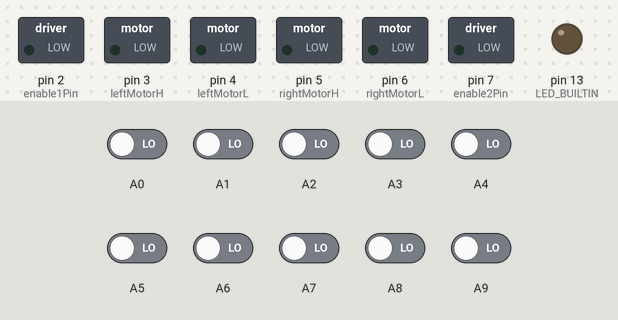
Simulated run of this sketch. Board: Arduino Mega 2560, built with avr-gcc and run on an emulated ATmega2560. On the bench: switched loads named in the sketch (green lamp = pin HIGH), output pins drawn as LEDs (lit = HIGH). The inputs (shaded band) are chosen by the test bench; at power-on: A0–9 LOW. What the sketch prints to the serial monitor is not drawn.

Above: at 0.1 s.
At 0.6 s:
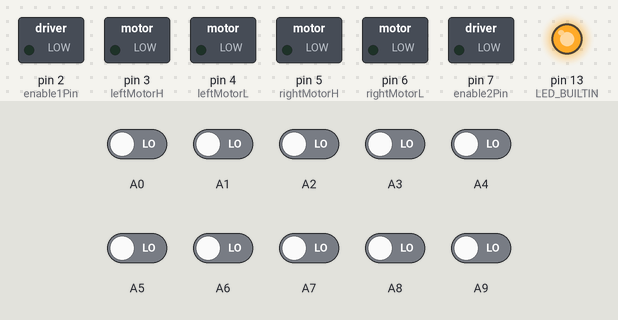
At 9.2 s:
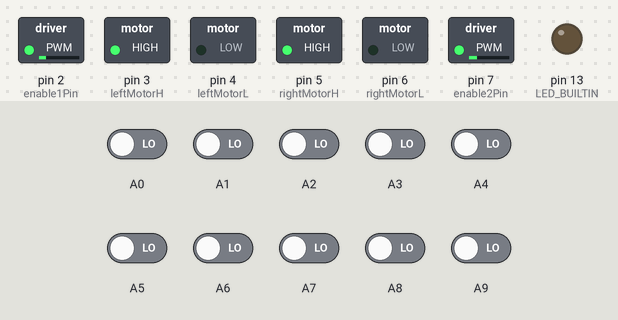
9.3 s: A0 driven HIGH
Timing chart, 0 to 12.3 s (numbered marks = the images above; inputs shaded):
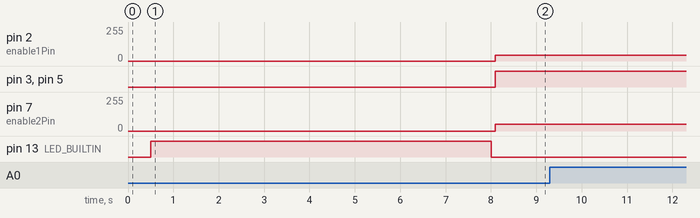

Measured:
- after the input at 9.3 s, every drawn part: stays the same

The sketch:

MEGA_LFR.ino
```cpp
#include <QTRSensors.h>
#define kp 0.01  // find the best value speed controll
#define ki 0
#define kd 0.001
//int kp,ki,kd;
int leftMotorH =3;
int leftMotorL =4;
int enable1Pin =2;
int rightMotorH =5;
int rightMotorL = 6;
int enable2Pin = 7;
float thres=300;
//int LED_BUILTIN=13;
uint16_t Position;
float motor_speed,speed=70,left_motor_speed,right_motor_speed,MaxSpeed=120;
  int error,last_error=0;
// Setting PWM properties
// const int freq = 30000;
// const int pwmChannel = 0;
// const int pwmChannel2 = 1;
// const int resolution = 8;
// int dutyCycle = 200;
String a;
int threshold_value[12];
/* Fill in information from Blynk Device Info here */


// Your WiFi credentials.
// Set password to "" for open networks.


QTRSensors qtr;

const uint8_t SensorCount = 10;
uint16_t sensorValues[SensorCount];
//int LED_BUILTIN=2;
void setup()
{
  Calibration();
  motor_setup();//digitalWrite(35,1);
}

void loop()
{
 // String s;Serial.print(Position);
  //Run(1,255,1);
  a = "0000000000";
  Read_Values();
  Position = qtr.readLineBlack(sensorValues);
   Serial.print(error);
/*if(last_error<500 && error<2000 && a[0]=='0' && a[9]=='1'){
  turn_30_R();Serial.print("30 D");
}


   /********************** 90 degree R *****************************/
   if((a[9]=='1' && a[8]=='1')&&(a[0]=='0'&& a[1]=='0')){
   // Run(1, 50, 1);  //left
    //Run(2, 50, 1);  //right
    //delay(250);wait();delay(20);
    right_90();
  }
  /********************** 90 degree L *****************************/
  else if((a[0]=='1' && a[1]=='1')&&(a[9]=='0'&& a[8]=='0')){
    /*Run(1, 50, 1);  //left
    Run(2, 50, 1);  //right
    delay(100);wait();delay(20);*/
    left_90();
  }
  else if(a=="1111111111"){
    Run(1, 44, 1);  //left
    Run(2, 50, 1);  //right
    delay(50);
    Read_Values();
    if(a="1111111111"){
      Run(1, 0, 1);  //left
      Run(2, 0, 1);
      delay(1000000000);
    }
    else{
      right_90();
    }
    //delay(1000000000);//wait();delay(20);*/
    //left_90();
  }
  else if(a=="0000000000"){
    Run(1, 44, 1);  //left
    Run(2, 50, 1);  //right
    delay(50);//wait();delay(20);*/
    //left_90();
  }
  /********************** 30 degree L *****************************
  else if(a[0]=='1' && a[9]=='0'){        //30 degree L
    for(int i=0;i<=500;i++){
      pid();
      Position = qtr.readLineBlack(sensorValues);
      if(Position==0 || Position==9000){
        left_90();break;
      }
    }
  }
  /********************** 30 degree R *****************************
  else if(a[9]=='1' && a[0]=='0'){
    for(int i=0;i<=1500;i++){
      pid();
      uint16_t Position = qtr.readLineBlack(sensorValues);
      if(Position==0 || Position==9000){
        right_90();break;
      }
    }
  }
   /********************** 30 degree R NEW*****************************
  else if(a[9]=='1' && a[0]=='0'){
    turn_30_R();
      }
    }
  }
  /**********************all white*****************************
  else if((a[9]=='0' && a[8]=='0'&& a[5]=='0')&&(a[4]=='0'&& a[1]=='0' && a[0]=='0')){
    right_90();
  }
  else{
    pid();
  }
*/
else
  pid();


  /*if((a[9]=='1' || a[8]=='1'||a[7]=='1') && (a[0]=='0'||a[1]=='0') ){
   // wait();delay(50);
    right_90();Serial.println("  90 DR");//R
  }
  else if((a[0]=='1' || a[1]=='1'||a[2]=='1') && (a[9]=='0'||a[8]=='0') ){
   // wait();delay(50);
    left_90();Serial.println("  90 DL");//R
  }
  /*if((a[0]=='1' && a[1]=='1'||a[2]=='1') && (a[9]=='1' && a[8]=='1') && ){
   // wait();delay(50);
    left_90();Serial.println("  90 DL");//R
  }
 /* else if(a="0111000011"){

    right_30();Serial.println("  90 DR");
  }*/
  /*if(a[9]=='1' && a[8]=='1' && a[7]=='1'&& a[6]=='1'&&a[0]=='0'){
   // wait();delay(50);
    right_90();Serial.println("  90 DR");//R
  }
 /* else if(a[8]=='1' && a[7]=='1' && a[7]=='1'&& a[3]=='1'&&a[0]=='1'){
   // wait();delay(50);
    right_90();Serial.println("  90 DR");//R
  }
 /* else if(a[9]=='1' && a[8]=='1' && a[7]=='1'&& a[6]=='1'&& a[0]=='0'){
   // wait();delay(50);
    right_90();Serial.println("  90 DR");//R
  }*/
  /*else if(a[9]=='1' &&a[0]=='0'){
    Run(1,100,1);
    Run(2,100,1);delay(300);
    right_90();Serial.println("  30 DL");//R
  }*/
  /*
  else if(a[0]=='1' || a[1]=='1' || a[2]=='1'){
    left_90();Serial.println("  90 DL");//L
  }
 /* else if(a[0]=='1' && a[9]=='0'){
    Run(1,100,1);
    Run(2,100,1);delay(300);
    left_90();Serial.println("  30 DL");//L
  }*/
  /*else if(a=="0000000000"){
    Run(1,100,1);
    Run(2,100,1);delay(20);
    uint16_t Position = qtr.readLineBlack(sensorValues);
    //if(Position > 4000 && Position < 5000) break;
    //u_turn();
  }*/
  /*else{
    pid();  Serial.println(thres);
  }
 //pid();
 /*if((a[9] == '1' && a[8] == '1')||(a[9] == '1')){
  right_90();
}
else if((a[0] == '1' && a[1] == '1')||(a[0] == '1')){
  left_90();
}
  else {

    pid();
  }*/
  //pid();
}


void motor_setup(){
  pinMode(leftMotorH, OUTPUT);
  pinMode(leftMotorL, OUTPUT);
  pinMode(enable1Pin, OUTPUT);
  pinMode(rightMotorH, OUTPUT);
  pinMode(rightMotorL, OUTPUT);
  pinMode(enable2Pin, OUTPUT);
  // configure LED PWM functionalitites
  // ledcSetup(pwmChannel, freq, resolution);
  // ledcSetup(pwmChannel2, freq, resolution);
  // // attach the channel to the GPIO to be controlled
  // ledcAttachPin(enable1Pin, pwmChannel);
  // ledcAttachPin(enable2Pin, pwmChannel2);
}
```

IR.ino
```cpp
//Funtion
void Calibration(){
    qtr.setTypeRC();
  qtr.setSensorPins((const uint8_t[]){A9,A8,A7,A6,A5,A4,A3,A2,A1,A0}, SensorCount);
  //qtr.setEmitterPin(15);
//23,22,21,19,18,5,17,1,3,15
  delay(500);
  pinMode(LED_BUILTIN, OUTPUT);
  digitalWrite(LED_BUILTIN, HIGH);

  for (uint16_t i = 1; i <= 300; i++)
  {
    qtr.calibrate();
  }
  digitalWrite(LED_BUILTIN, LOW);


  Serial.begin(9600);
  for (uint8_t i = 0; i < SensorCount; i++)
  {
    Serial.print(qtr.calibrationOn.minimum[i]);
    Serial.print(' ');//x=qtr.calibrationOn.minimum[i];
  }
  Serial.println();
  for (uint8_t i = 0; i < SensorCount; i++)
  {
    Serial.print(qtr.calibrationOn.maximum[i]);
    Serial.print(' ');//y=qtr.calibrationOn.maximum[i];
  }
  for(int i=0;i<SensorCount;i++)
  {
    threshold_value[i]=(qtr.calibrationOn.minimum[i]+qtr.calibrationOn.maximum[i])/2;
    Serial.print(threshold_value[i]);Serial.print("  ");
  }

  /*Serial.println();
  Serial.println();
  delay(1000);*/
}

//Funtion

int Read_Values(){
  Position = qtr.readLineBlack(sensorValues);  Serial.print(Position);Serial.print('\t');
 // uint16_t position_white = qtr.readLineWhite(sensorValues);

  for (uint8_t i = 0; i < SensorCount; i++)
  {
    if (sensorValues[i] >threshold_value[i] ) //
      a[i] = '1';
    else a[i] = '0';
   // Serial.print(sensorValues[i]);
    //
  }//Serial.println(a);
//Serial.print("  ");
  //Serial.print(position_white);

}
```

PID.ino
```cpp
void pid(){

  uint16_t position_black = qtr.readLineBlack(sensorValues);

  error=position_black-4500;
  float P=error;
  float I=I+error;
  float D=error-last_error;
  last_error=error;
  motor_speed = kp * P + ki * I + kd * D;
  left_motor_speed=speed+motor_speed;
  right_motor_speed=speed-motor_speed;
  if (right_motor_speed > MaxSpeed) right_motor_speed = MaxSpeed;  // prevent the motor from going beyond max speed
  if (left_motor_speed > MaxSpeed) left_motor_speed = MaxSpeed;    // prevent the motor from going beyond max speed
  if (right_motor_speed < 0) right_motor_speed = 0;
  if (left_motor_speed < 0) left_motor_speed = 0;
 /*Serial.print("    ");
  Serial.print(left_motor_speed);
  Serial.print("    ");
  Serial.println(right_motor_speed);*/
  Run(1,left_motor_speed,1);
  Run(2,right_motor_speed,1);

}
```

RUN.ino
```cpp
bool pin1,pin2;

void Run(int motor,float speed,int direction){
  if(direction==1){
    pin1=HIGH;
    pin2=LOW;
  }
  if(direction==0){
    pin1=LOW;
    pin2=HIGH;
  }
  if(motor==1){
    digitalWrite(leftMotorH, pin1);
    digitalWrite(leftMotorL, pin2);
    //ledcWrite(pwmChannel, speed);
    analogWrite( enable1Pin,speed);

  }
  if(motor==2){
    digitalWrite(rightMotorH,pin1);
    digitalWrite(rightMotorL,pin2);
    //ledcWrite(pwmChannel2,speed);
    analogWrite(enable2Pin,speed);
  }
}


void left_90() {
  int i;//wait();delay(500);
  for (i = 1; i < 500; i++) {
    Run(1, 50, 0);  //left
    Run(2, 50, 1);
    //delay(100); //right
    uint16_t Position = qtr.readLineBlack(sensorValues);
    if (Position > 4000 && Position < 5000) break;
  }
}
void right_30() {
  int i;//
  for (i = 1; i < 500; i++) {
    Run(1, 150, 1);  //left
    Run(2, 0, 0);  //right
    //delay(100);
    uint16_t Position = qtr.readLineBlack(sensorValues); //Serial.print("   ");Serial.print(Position);
    if (Position > 4000 && Position < 5000) break;
  }
}
void turn_30_R(){
  uint16_t Position = qtr.readLineBlack(sensorValues);
   Run(1, 70, 1);  //left
    Run(2, 70, 1);delay(250);wait();
    while(Position==0 && Position==9000){
      Run(1, 50, 1);  //left
      Run(2, 50, 0);
    }
}
void right_90() {
  int i;//
  for (i = 1; i < 1500; i++) {
    Run(1, 50, 1);  //left
    Run(2, 50, 0);  //right
    //delay(100);
    Serial.print("R90");
    uint16_t Position = qtr.readLineBlack(sensorValues); //Serial.print("   ");Serial.print(Position);
    if (Position > 4000 && Position < 5000) break;
  }Serial.print("R OUT");
}

void u_turn() {
  int i;
  for (i = 1; i < 60; i++) {
    Run(1, 150, 0);
    Run(2, 150, 1);
    delay(20);
    uint16_t Position = qtr.readLineBlack(sensorValues); //Serial.print("   ");Serial.print(Position);
    if (Position > 4000 && Position < 5000) break;
  }
}
void wait() {
  Run(1, 0, 1);
    Run(2, 0, 1);
}
```
